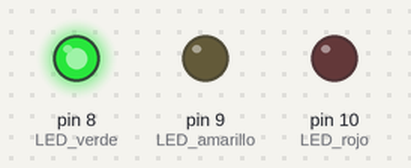
The sketch below on a simulated Arduino Uno, built with avr-gcc and run on an emulated ATmega328P. On the bench: output pins drawn as LEDs (lit = HIGH).

Above: at 2.5 s.
At 6.0 s:
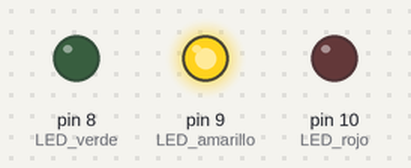
At 9.5 s:
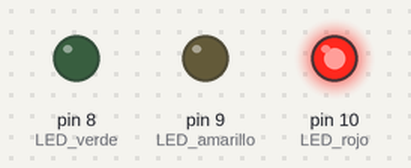
Timing chart, 0 to 15.6 s (numbered marks = the images above):
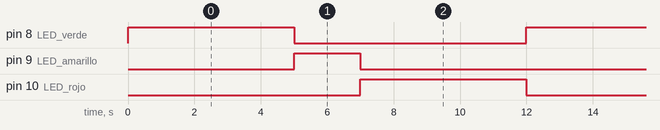

The sketch:

02_semaforo_americano.ino
```cpp
// ============================================
// Ejercicio 2: Semáforo americano
// Autor: Gustavo Pantoja Olave
// Plataforma: Tinkercad Circuits / Arduino Uno
// ============================================
// Descripción:
//   Simula un semáforo americano con 3 LEDs.
//   Secuencia: Verde (5s) -> Amarillo (2s) -> Rojo (5s)
//   Se repite infinitamente.
//
// Conexión:
//   - LED rojo     -> pin 10 -> resistencia 220Ω -> GND
//   - LED amarillo -> pin 9  -> resistencia 220Ω -> GND
//   - LED verde    -> pin 8  -> resistencia 220Ω -> GND
// ============================================

void setup() {
  pinMode(10, OUTPUT);  // LED rojo
  pinMode(9, OUTPUT);   // LED amarillo
  pinMode(8, OUTPUT);   // LED verde
}

void loop() {
  // ===== Verde encendido 5 segundos =====
  digitalWrite(8, HIGH);
  delay(5000);
  digitalWrite(8, LOW);

  // ===== Amarillo encendido 2 segundos =====
  digitalWrite(9, HIGH);
  delay(2000);
  digitalWrite(9, LOW);

  // ===== Rojo encendido 5 segundos =====
  digitalWrite(10, HIGH);
  delay(5000);
  digitalWrite(10, LOW);
}
```

Measured:
- by itself, pin 8 (LED_verde), pin 10 (LED_rojo): alternates HIGH for 5.0 s and LOW for 7.0 s
- by itself, pin 9 (LED_amarillo): alternates HIGH for 2.0 s and LOW for 10.0 s
- by itself, everything shown: repeats every 12.0 s, in 4 steps
